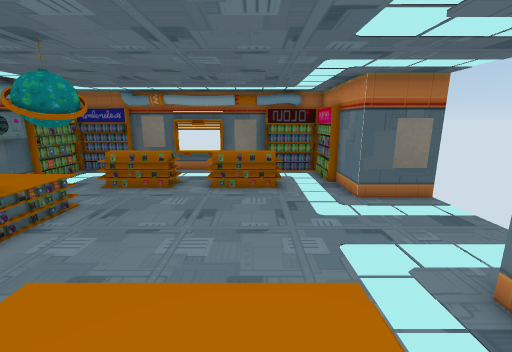
View 1 (above)

12 first-person views from a walk through a scene from a Unity 3-D project. The camera is 1.5 m above the floor, tilts 12° down and sees 90° across. The floor is counted in squares, 0.5 m on a side. Each view is taken from the middle of a square. On the plan, view 1 faces up. The plan holds only what a view shows up to about 19 squares ahead; the rest is blank. The place goes on beyond the plan. Some animated figures are not drawn. Some surface patterns are stand-ins.

View 2
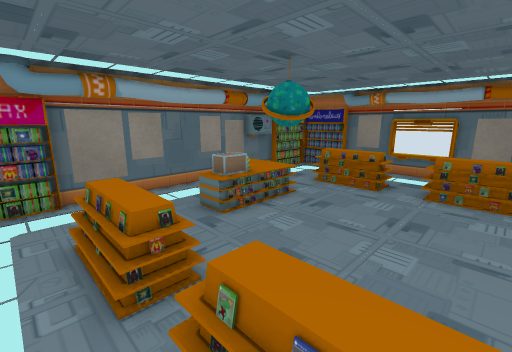

View 3
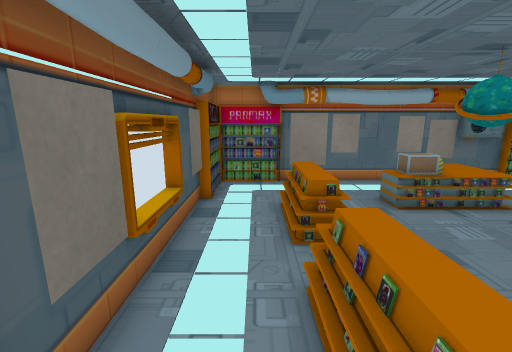

View 4
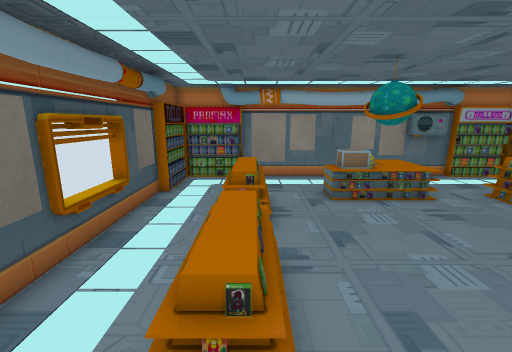

View 5
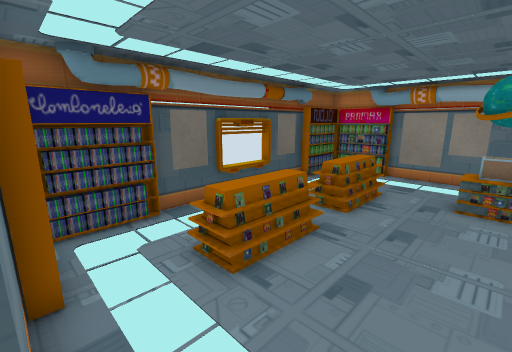

View 6
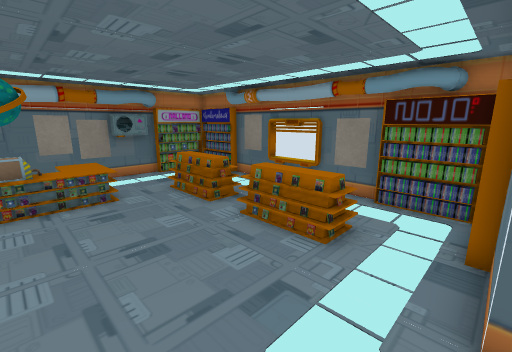

View 7
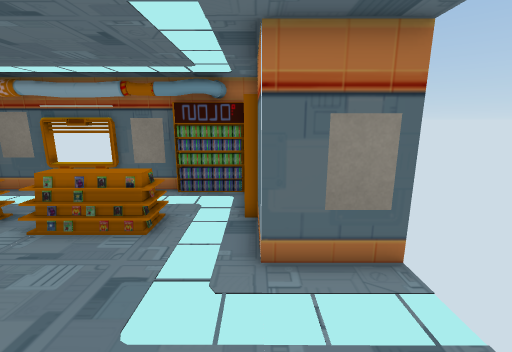

View 8
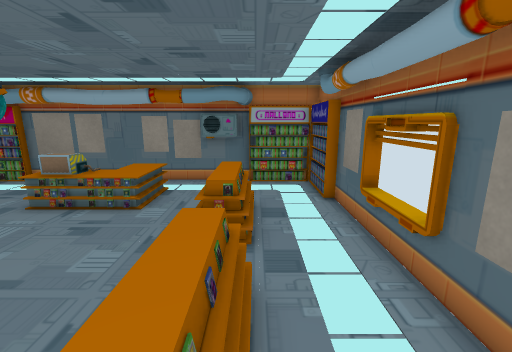

View 9
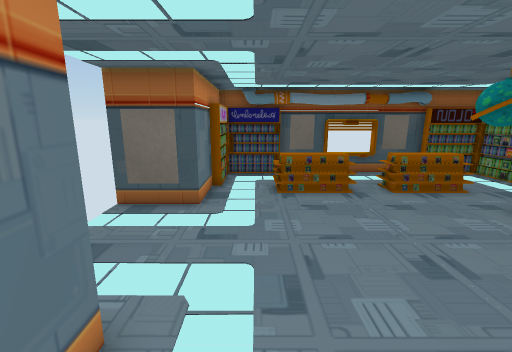

View 10
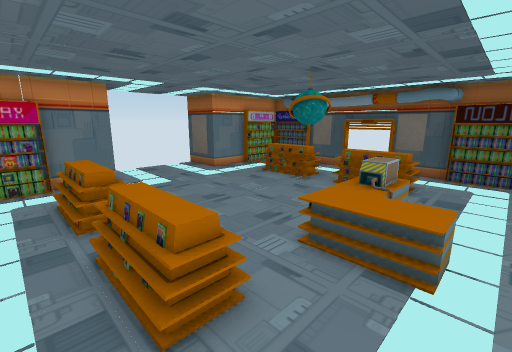

View 11
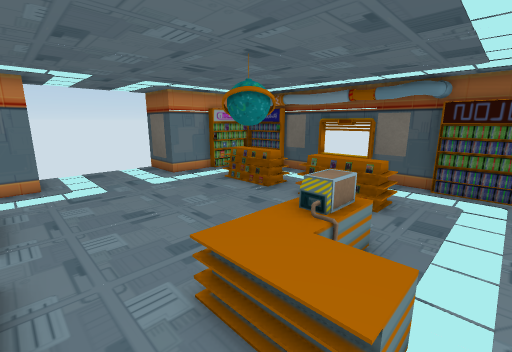

View 12
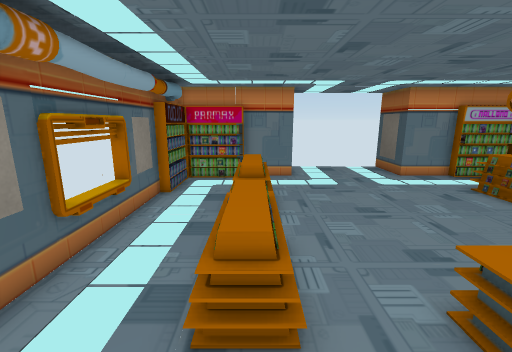

### Floor plan
Key: @ floor where view 1 was taken; # wall or solid block; . floor; O other object.
Columns run from 11 left of view 1 to 7 right of it. Each row starts with its distance up from view 1.
 16 #OOO#########OO#
 15 O..............O
 14 O..............O
 13 #...O..........O
 12 #...O  O.O  O..#
 11 #..............#
 10 #..............####
  9 #.OOO.............
  8 #.OOOO............
  7 #..OOO............
  6 #..OOOOO..........
  5 #..OO.OO..........
  4 #..............####
  3 #..............#
  2 #...OOOO.OOOO..#
  1 #...OOOO.OOOO..#
  0 O..........@...O
 -1 O..............O
 -2 #OO#########OOO#

Where each view was taken, in squares from view 1:
view 1: 0 up, 0 right, facing up
view 2: 0 up, 0 right, facing up-left
view 3: 0 up, 2 right, facing left
view 4: 2 up, 3 right, facing left
view 5: 6 up, 4 right, facing down-left
view 6: 6 up, 4 right, facing up-left
view 7: 5 up, 4 right, facing up
view 8: 13 up, 2 right, facing left
view 9: 13 up, 2 right, facing down
view 10: 14 up, 10 left, facing down-right
view 11: 11 up, 10 left, facing down-right
view 12: 12 up, 10 left, facing right
